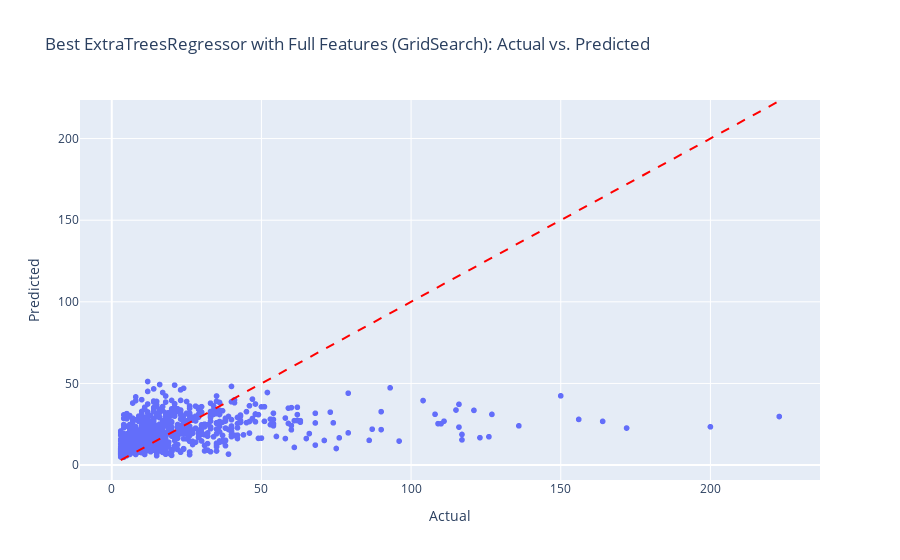

Source (notebook cell):
### Code cell
from sklearn.model_selection import GridSearchCV

# Use the best parameters as the center of the grid
param_grid_et_refined = {
    'n_estimators': [150, 200, 250],  # Around 200
    'max_depth': [40, 50, 60],        # Around 50
    'min_samples_split': [8, 10, 12], # Around 10
    'min_samples_leaf': [3, 4, 5],    # Around 4
    'bootstrap': [True]               # Keep as True based on RandomizedSearch result
}

# Initialize GridSearchCV for ExtraTreesRegressor
grid_search_et = GridSearchCV(
    estimator=ExtraTreesRegressor(random_state=42),
    param_grid=param_grid_et_refined,
    cv=5,  # 5-fold cross-validation
    scoring='neg_root_mean_squared_error',
    verbose=2,
    n_jobs=-1  # Use all available cores
)

# Fit the grid search model on the full feature set (X_train_full)
grid_search_et.fit(X_train_full, y_train)

# Best hyperparameters from GridSearch
print(f"Best Hyperparameters from GridSearch: {grid_search_et.best_params_}")

# Best RMSE score from GridSearch
best_rmse_grid = -grid_search_et.best_score_
print(f"Best RMSE Score from GridSearch: {best_rmse_grid:.3f}")

# After finding the best model, use it to predict on the validation set
best_et_model_grid = grid_search_et.best_estimator_

# Predict on the validation set (with full features)
y_val_pred_best_et_grid = best_et_model_grid.predict(X_val_full)

# Calculate RMSE for the full feature set
rmse_best_et_grid = root_mean_squared_error(y_val, y_val_pred_best_et_grid)
print(f"RMSE on Validation Set with Full Features (GridSearch): {rmse_best_et_grid:.3f}")

# Visualize actual vs predicted values
plot_actual_vs_pred(y_val, y_val_pred_best_et_grid, "Best ExtraTreesRegressor with Full Features (GridSearch)")

with open('best_et_model_top68.pkl', 'wb') as f:
    pickle.dump(best_et_model_grid, f)

### Figure 1 — Plotly figure (JSON) as saved in the notebook; plotly's stock layout.template omitted (floating-point values rounded to 4 significant figures; data arrays with more than 128 entries replaced by an {"elided": "..."} marker saying what was removed)
{"data": [{"hovertemplate": "Actual=%{x}<br>Predicted=%{y}<extra></extra>", "legendgroup": "", "marker": {"color": "#636efa", "symbol": "circle"}, "mode": "markers", "name": "", "showlegend": false, "type": "scattergl", "x": {"elided": "1160 int values"}, "xaxis": "x", "y": {"elided": "1160 float values"}, "yaxis": "y"}], "layout": {"legend": {"tracegroupgap": 0}, "shapes": [{"line": {"color": "Red", "dash": "dash"}, "type": "line", "x0": 3, "x1": 223, "y0": 3, "y1": 223}], "title": {"text": "Best ExtraTreesRegressor with Full Features (GridSearch): Actual vs. Predicted"}, "xaxis": {"anchor": "y", "domain": [0, 1], "title": {"text": "Actual"}}, "yaxis": {"anchor": "x", "domain": [0, 1], "title": {"text": "Predicted"}}}}
